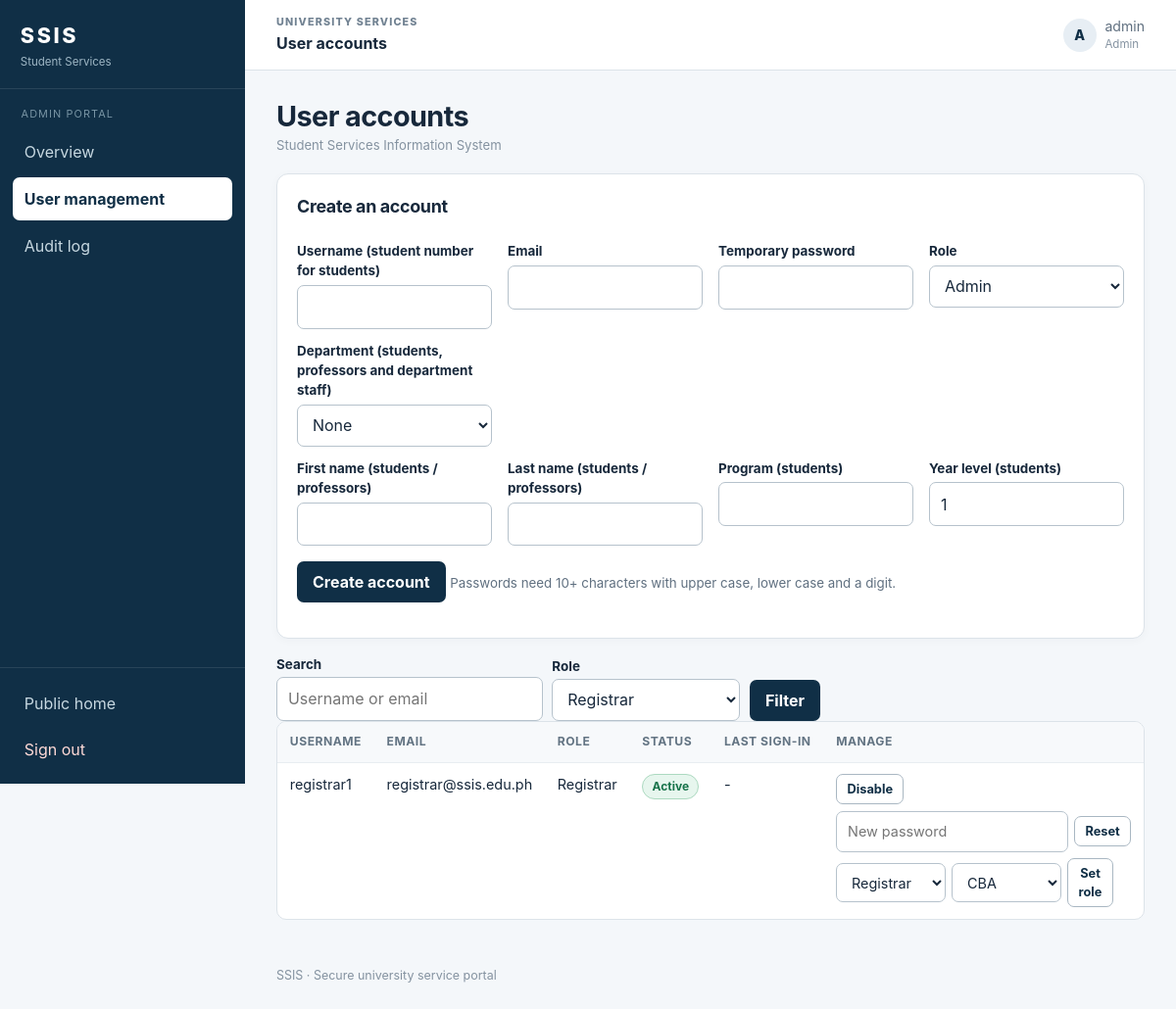
/admin/users.php?role=registrar (signed in), run on the app's committed database.
### tables this page shows
CREATE TABLE users (
  id               INT UNSIGNED NOT NULL AUTO_INCREMENT,
  username         VARCHAR(50)  NOT NULL,
  email            VARCHAR(120) NOT NULL,
  password_hash    VARCHAR(255) NOT NULL,
  role             ENUM('admin','registrar','cashier','department','professor','student') NOT NULL,
  department_id    INT UNSIGNED NULL COMMENT 'Set for department and professor roles',
  status           ENUM('active','disabled') NOT NULL DEFAULT 'active',
  failed_attempts  TINYINT UNSIGNED NOT NULL DEFAULT 0,
  locked_until     DATETIME NULL,
  last_login_at    DATETIME NULL,
  created_at       TIMESTAMP NOT NULL DEFAULT CURRENT_TIMESTAMP,
  updated_at       TIMESTAMP NOT NULL DEFAULT CURRENT_TIMESTAMP ON UPDATE CURRENT_TIMESTAMP,
  PRIMARY KEY (id),
  UNIQUE KEY uq_users_username (username),
  UNIQUE KEY uq_users_email (email),
  KEY idx_users_role (role),
  CONSTRAINT fk_users_department FOREIGN KEY (department_id)
    REFERENCES departments(id) ON DELETE SET NULL ON UPDATE CASCADE
);

### auth/auth_check.php (called while the page is built, shortened)
<?php
require_once __DIR__ . '/../config/database.php';
function e(?string $value): string
{
    return htmlspecialchars((string)$value, ENT_QUOTES | ENT_SUBSTITUTE, 'UTF-8');
}
function url(string $path): string
{
    return APP_BASE . $path;
}
function auth_user(): ?array
{
    $now = time();
    $fingerprint = hash('sha256', $_SERVER['HTTP_USER_AGENT'] ?? '');
    $st = db()->prepare(
        'SELECT id, username, email, role, department_id, status FROM users WHERE id = ? LIMIT 1'
    );
    $st->execute([(int)$_SESSION['uid']]);
    $row = $st->fetch();
    $cache = $row;
    return $cache;
}
function require_login(): array
{
    $user = auth_user();
    return $user;
}
function require_role(string|array $roles): array
{
    $user = require_login();
    return $user;
}

### config/database.php (called while the page is built, shortened)
<?php
function db(): PDO
{
    static $pdo = null;
    if ($pdo instanceof PDO) {
        return $pdo;
    }
    $host    = getenv('SSIS_DB_HOST') ?: '127.0.0.1';
    $port    = getenv('SSIS_DB_PORT') ?: '3306';
    $name    = getenv('SSIS_DB_NAME') ?: 'ssis_db';
    $user    = getenv('SSIS_DB_USER') ?: 'root';
    $pass    = getenv('SSIS_DB_PASS') !== false ? getenv('SSIS_DB_PASS') : '';
    $dsn = "mysql:host={$host};port={$port};dbname={$name};charset=utf8mb4";
    try {
        $pdo = new PDO($dsn, $user, $pass, [
            PDO::ATTR_ERRMODE            => PDO::ERRMODE_EXCEPTION,
            PDO::ATTR_DEFAULT_FETCH_MODE => PDO::FETCH_ASSOC,
            PDO::ATTR_EMULATE_PREPARES   => false,
            PDO::ATTR_STRINGIFY_FETCHES  => false,
        ]);
    } catch (PDOException $e) {
        error_log('[SSIS] DB connection failed: ' . $e->getMessage());
        http_response_code(503);
        exit('Service temporarily unavailable. Please try again later.');
    }
    return $pdo;
}

### admin/users.php (the view, shortened to what this page needs)
<?php
require_once __DIR__ . '/../auth/auth_check.php';
require_once __DIR__ . '/../includes/layout.php';
$user = require_role('admin');
$pdo  = db();
$q = get_str('q', 60); $role = get_str('role', 12);
$like = '%' . addcslashes($q, '%_\\') . '%';
$st = $pdo->prepare('SELECT u.*, d.code AS dept, (u.locked_until > NOW()) AS is_locked FROM users u LEFT JOIN departments d ON d.id = u.department_id
                      WHERE (? = "" OR u.username LIKE ? OR u.email LIKE ?) AND (? = "" OR u.role = ?) ORDER BY u.role, u.username LIMIT 200');
$st->execute([$q, $like, $like, $role, $role]);
$rows = $st->fetchAll();
$depts = $pdo->query('SELECT id, code, name FROM departments ORDER BY code')->fetchAll();
$deptOpts = '<option value="">None</option>';
foreach ($depts as $d) $deptOpts .= '<option value="' . (int)$d['id'] . '">' . e($d['code'] . ' - ' . $d['name']) . '</option>';
render_header($user, 'User accounts');
?>
<div class="card"><h2>Create an account</h2>
  <?= form_open('create') ?><div class="row">
    <div><label for="username">Username (student number for students)</label><input id="username" name="username" type="text" maxlength="50" required autocomplete="off"></div>
    <div><label for="email">Email</label><input id="email" name="email" type="email" maxlength="120" required></div>
    <div><label for="password">Temporary password</label><input id="password" name="password" type="password" maxlength="200" required autocomplete="new-password"></div>
    <div><label for="role">Role</label><select id="role" name="role" required><?php foreach (ALL_ROLES as $r): ?><option value="<?= $r ?>"><?= e(label($r)) ?></option><?php endforeach; ?></select></div>
    <div><label for="department_id">Department (students, professors and department staff)</label><select id="department_id" name="department_id"><?= $deptOpts ?></select></div>
  </div>
  <div class="row">
    <div><label for="first_name">First name (students / professors)</label><input id="first_name" name="first_name" type="text" maxlength="60"></div>
    <div><label for="last_name">Last name (students / professors)</label><input id="last_name" name="last_name" type="text" maxlength="60"></div>
    <div><label for="program">Program (students)</label><input id="program" name="program" type="text" maxlength="100"></div>
    <div><label for="year_level">Year level (students)</label><input id="year_level" name="year_level" type="number" min="1" max="6" value="1"></div>
  </div>
  <p><button class="btn" type="submit">Create account</button> <small>Passwords need 10+ characters with upper case, lower case and a digit.</small></p></form>
</div>
<form class="filters" method="get"><div><label for="q">Search</label><input id="q" name="q" type="text" value="<?= e($q) ?>" placeholder="Username or email"></div>
  <div><label for="frole">Role</label><select id="frole" name="role"><option value="">All</option><?php foreach (ALL_ROLES as $r): ?><option value="<?= $r ?>"<?= $r === $role ? ' selected' : '' ?>><?= e(label($r)) ?></option><?php endforeach; ?></select></div>
  <button class="btn" type="submit">Filter</button></form>
<div class="tablewrap"><table><thead><tr><th>Username</th><th>Email</th><th>Role</th><th>Status</th><th>Last sign-in</th><th>Manage</th></tr></thead><tbody>
<?php foreach ($rows as $r): ?>
  <tr><td><?= e($r['username']) ?></td><td><?= e($r['email']) ?></td><td><?= e(label($r['role'])) ?><?= $r['dept'] ? ' <small>(' . e($r['dept']) . ')</small>' : '' ?></td>
    <td><?= badge($r['status']) ?><?= (int)$r['is_locked'] ? ' <span class="badge bad">Locked</span>' : '' ?></td><td><?= e(fmt_date($r['last_login_at'])) ?></td>
    <td><div class="actions">
      <?php if ((int)$r['id'] !== (int)$user['id']): ?>
        <?= form_open('toggle') ?><input type="hidden" name="id" value="<?= (int)$r['id'] ?>"><button class="btn alt sm" type="submit" data-confirm="<?= $r['status'] === 'active' ? 'Disable' : 'Enable' ?> this account?"><?= $r['status'] === 'active' ? 'Disable' : 'Enable' ?></button></form>
      <?php endif; ?>
      <?= form_open('reset') ?><input type="hidden" name="id" value="<?= (int)$r['id'] ?>"><input type="password" name="password" placeholder="New password" aria-label="New password" autocomplete="new-password" required><button class="btn alt sm" type="submit">Reset</button></form>
      <?php if ($r['role'] !== 'student' && (int)$r['id'] !== (int)$user['id']): ?>
        <?= form_open('role') ?><input type="hidden" name="id" value="<?= (int)$r['id'] ?>">
        <select name="role" aria-label="Role"><?php foreach (STAFF as $s): ?><option value="<?= $s ?>"<?= $s === $r['role'] ? ' selected' : '' ?>><?= e(label($s)) ?></option><?php endforeach; ?></select>
        <select name="department_id" aria-label="Department"><?php foreach ($depts as $d): ?><option value="<?= (int)$d['id'] ?>"<?= (int)$d['id'] === (int)$r['department_id'] ? ' selected' : '' ?>><?= e($d['code']) ?></option><?php endforeach; ?></select><button class="btn alt sm" type="submit" data-confirm="Change this user's role?">Set role</button></form>
      <?php endif; ?>
    </div></td></tr>
<?php endforeach; ?></tbody></table></div>
<?php render_footer();

### includes/layout.php (shortened to what this page needs)
<?php
require_once __DIR__ . '/helpers.php';
function render_header(array $user, string $title): void
{
    $self = $_SERVER['SCRIPT_NAME'] ?? '';
    $role = $user['role'];
    echo '<!DOCTYPE html><html lang="en"><head><meta charset="utf-8">'
       . '<meta name="viewport" content="width=device-width, initial-scale=1">'
       . '<title>' . e($title) . ' - SSIS</title>'
       . '<link rel="stylesheet" href="' . e(url('/assets/css/style.css')) . '">'
       . '<script src="' . e(url('/assets/js/app.js')) . '" defer></script></head><body>';
    echo '<div class="app-shell"><aside class="sidebar">'
       . '<a class="side-brand" href="' . e(url(ROLE_HOME[$role])) . '"><span>SSIS</span><small>Student Services</small></a>'
       . '<div class="side-section"><small>' . e(label($role)) . ' portal</small><nav aria-label="Main">';
    foreach (NAV[$role] as $text => $path) {
        $cur = str_ends_with($self, $path) ? ' aria-current="page"' : '';
        echo '<a href="' . e(url($path)) . '"' . $cur . '>' . e($text) . '</a>';
    }
    echo '</nav></div><div class="side-bottom">'
       . '<a href="' . e(url('/')) . '">Public home</a>'
       . '<form method="post" action="' . e(url('/auth/logout.php')) . '">' . csrf_field()
       . '<button class="side-signout" type="submit">Sign out</button></form></div></aside>'
       . '<div class="app-main"><header class="app-top"><div><span class="top-kicker">UNIVERSITY SERVICES</span><strong>' . e($title) . '</strong></div>'
       . '<div class="who"><span class="user-avatar">' . e(strtoupper(substr($user['username'],0,1))) . '</span>'
       . '<span>' . e($user['username']) . '<small>' . e(label($role)) . '</small></span></div></header><main class="page">';
    echo '<div class="page-heading"><div><h1>' . e($title) . '</h1><p class="breadcrumb">Student Services Information System</p></div></div>';
}
function render_footer(): void
{
    echo '</main><footer class="app-footer">SSIS · Secure university service portal</footer></div></div></body></html>';
}
function form_open(string $action = '', string $extra = ''): string
{
    return '<form method="post" action="" ' . $extra . '>' . csrf_field()
         . ($action !== '' ? '<input type="hidden" name="action" value="' . e($action) . '">' : '');
}

### includes/helpers.php (shortened to what this page needs)
<?php
function fmt_date(?string $d): string { return $d ? date('M j, Y g:i A', strtotime($d)) : '-'; }
function label(string $v): string { return ucfirst(str_replace('_', ' ', $v)); }
function badge(string $status): string
{
    $good = ['paid', 'enrolled', 'passed', 'released', 'ready', 'active'];
    $warn = ['pending', 'partial', 'awaiting_payment', 'processing', 'incomplete'];
    $cls  = in_array($status, $good, true) ? 'good' : (in_array($status, $warn, true) ? 'warn' : 'bad');
    return '<span class="badge ' . $cls . '">' . e(label($status)) . '</span>';
}
function get_str(string $k, int $max = 100): string
{
    $v = $_GET[$k] ?? '';
    return is_string($v) ? mb_substr(trim($v), 0, $max) : '';
}

### data on the page
users: role "ADMIN", username "A", username "admin", role "Admin"
users: username "registrar1", email "registrar@ssis.edu.ph", role "Registrar", status "Active", last_login_at "-", shows "Disable"

### other printed values
$text "Overview"
$text "User management"
$text "Audit log"
$title "User accounts"
form field role "Admin"
form field role "Registrar"
form field department_id "CBA"
